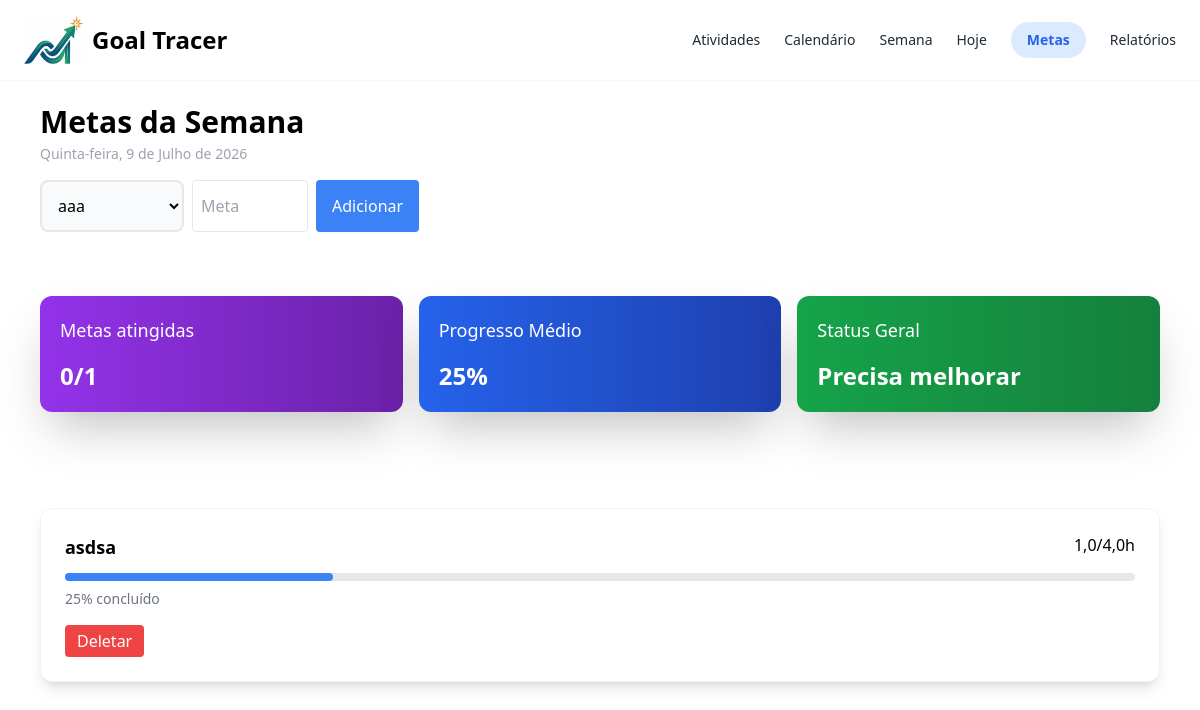
The app's page /metas/ (signed in), older data.
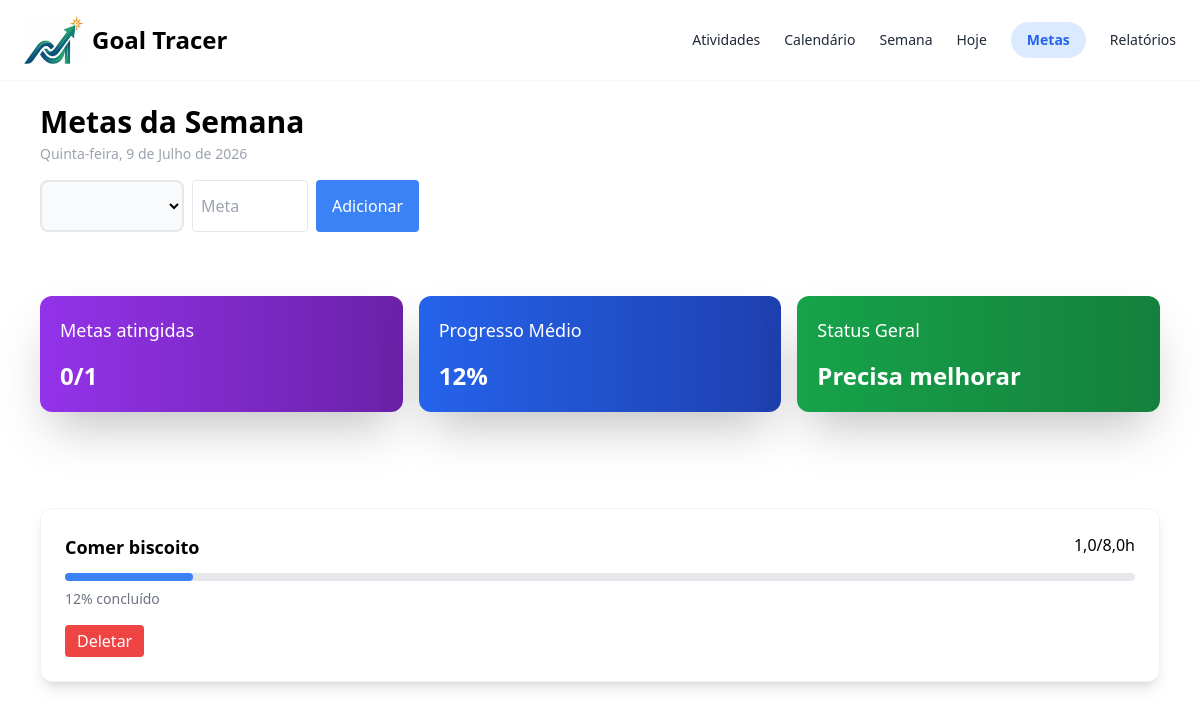
The same page, newer data.
### home/models.py (models this page shows, shortened)
class Meta(models.Model):
    semana = models.BigIntegerField(default=1)
    meta_horas = models.FloatField(default=0.0)
    atividade = models.ForeignKey(Atividade, on_delete=models.CASCADE, related_name="vinculos_metas")

class Atividade(models.Model):
    nome = models.CharField(max_length=200, unique=True) # unique=True evita nomes duplicados

### home/views.py (the view, shortened to what this page needs)
# urls.py: path('metas/', views.metas, name='metas'),
@login_required
def metas(request):
    context = gerar_dados_metas()
    return render(request, "home/metas.html", context)

### home/views.py (called while the page is built)
def data_formatada():
    hoje_data = timezone.localdate()
    dia_semana_hoje = DIAS[hoje_data.weekday()]
    dias_extenso = {
        "Segunda": "Segunda-feira",
        "Terça": "Terça-feira",
        "Quarta": "Quarta-feira",
        "Quinta": "Quinta-feira",
        "Sexta": "Sexta-feira",
        "Sábado": "Sábado",
        "Domingo": "Domingo",
    }
    meses = ["", "Janeiro", "Fevereiro", "Março", "Abril", "Maio", "Junho",
             "Julho", "Agosto", "Setembro", "Outubro", "Novembro", "Dezembro"]
    data_formatada = f"{dias_extenso[dia_semana_hoje]}, {hoje_data.day} de {meses[hoje_data.month]} de {hoje_data.year}"
    return data_formatada

### templates/home/metas.html (shortened to what this page needs)
<!DOCTYPE html>
<html lang="pt-BR">
	<head>
		{% load static %}
		<script src="https://cdn.tailwindcss.com"></script>
	</head>
	<body>
		<nav class="bg-white-600 flex shadow-sm px-6 py-4 justify-between">
			<div class="flex">
				{% load static %}
				<img src="{% static 'img/small-logo.png' %}" alt="Logo" class="w-[60px] h-auto">
				<h1 class="text-2xl font-bold p-2">Goal Tracer</h1>
			</div>
			<div class="flex items-center gap-6 text-gray-500 text-sm">
				<a href="{% url 'atividades' %}" class="text-gray-800">Atividades</a>
				<a href="{% url 'calendario' %}" class="text-gray-800">Calendário</a>
				<a href="{% url 'index' %}" class="text-gray-800">Semana</a>
				<a href="{% url 'hoje' %}" class="text-gray-800">Hoje</a>
				<a href="{% url 'metas' %}" class="bg-blue-100 text-blue-600 px-4 py-2 rounded-full font-bold">Metas</a>
				<a href="{% url 'relatorios' %}" class="text-gray-800">Relatórios</a>
			</div>
		</nav>
		<div>
			<div class="pl-10 py-6">
				<h2 class="text-3xl font-bold">Metas da Semana</h2>
				<p class="text-gray-400 text-sm mt-1">{{ data_formatada }}</p>
				<div class="flex gap-2 mt-4">
					<select id="caixa_atividades" name="dia_semana" class="border-2 rounded-lg bg-gray-50 p-3 w-[12vw]">
					{% for atividade in atividades %}
						<option value="{{ atividade }}"> {{ atividade }} </option>
						{% empty %}
						<option value=""></option>
					{% endfor %}
					</select>
					<input id="caixa_meta" type="number" step="0.5" min="0" max="24" name="meta_horas" placeholder="Meta" class="border p-2 rounded">
					<button id="botao_adicionar" class="bg-blue-500 text-white px-4 rounded">Adicionar</button>
				</div>
			</div>
			<div class="grid grid-cols-3 gap-4 p-10">
				<div class="bg-gradient-to-r from-purple-600 to-purple-800 shadow-2xl text-white rounded-xl p-5">
					<p class="text-lg">Metas atingidas</p>
					<p id="metas_atingidas" class="text-2xl font-bold pt-4">{{ metas_atingidas }}/{{ total_metas }}</p>
				</div>
				<div class="bg-gradient-to-r from-blue-600 to-blue-800 shadow-2xl text-white rounded-xl p-5">
					<p class="text-lg">Progresso Médio</p>
					<p id="progresso_medio" class="text-2xl font-bold pt-4">{{ progresso_medio }}%</p>
				</div>
				<div class="bg-gradient-to-r from-green-600 to-green-700 shadow-2xl text-white rounded-xl p-5">
					<p class="text-lg">Status Geral</p>
					<p id="status" class="text-2xl font-bold pt-4">{{ status }}</p>
				</div>
			</div>
		</div>
		<div id="div_metas" class="p-10">
			{% for meta in metas %}
				<div id="div_meta_{{ meta.atividade.nome }}" class="bg-white rounded-xl border border-gray-100 p-6 mt-4 shadow-lg">
					<div class="flex justify-between mb-3">
						<h4 class="font-semibold text-lg">{{ meta.atividade.nome }}</h4>
						<div>{{ meta.horas_semana }}/{{ meta.meta_horas }}h</div>
					</div>
					<div class="w-full bg-gray-200 h-2 rounded-full">
						<div class="bg-blue-500 h-2 rounded-full w-[{{ meta.percentual }}%]"></div>
					</div>
					<p class="mt-2 text-sm text-gray-500">{{ meta.percentual }}% concluído</p>
					<div class="flex mt-4">
						<button id="botao_deletar_{{ meta.atividade.nome }}" type="submit" class="px-3 py-1 bg-red-500 text-white rounded">Deletar</button>
					</div>
				</div>
			{% empty %}
				<p class="text-gray-500">Nenhuma meta planejada.</p>
			{% endfor %}
		</div>
	</body>
</html>

Row changes from the older to the newer data that the page shows:
removed Meta: atividade.nome "asdsa", horas_semana "1,0", meta_horas "4,0", percentual "25"
added Meta: atividade.nome "Comer biscoito", horas_semana "1,0", meta_horas "8,0", percentual "12"
Text that changed along with them:
form field dia_semana: "aaa" → (not shown)
{{ progresso_medio }}: "25" → "12"
